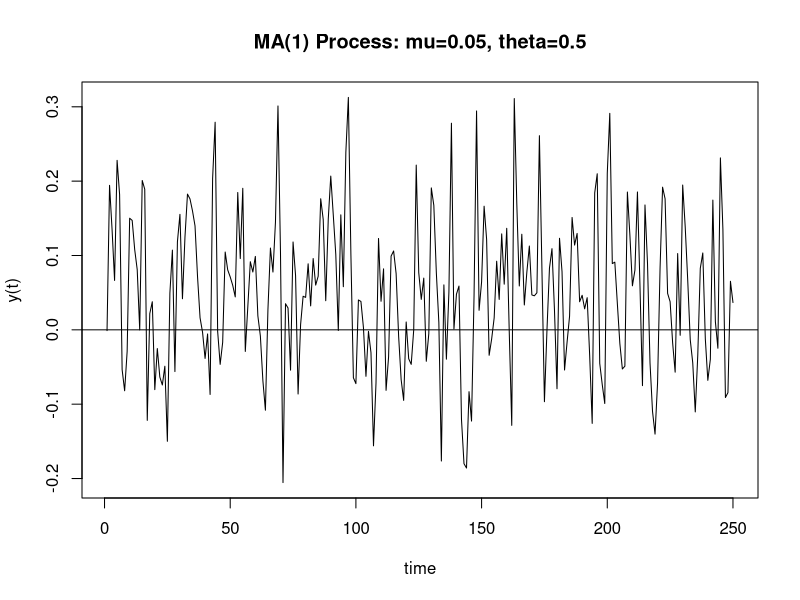
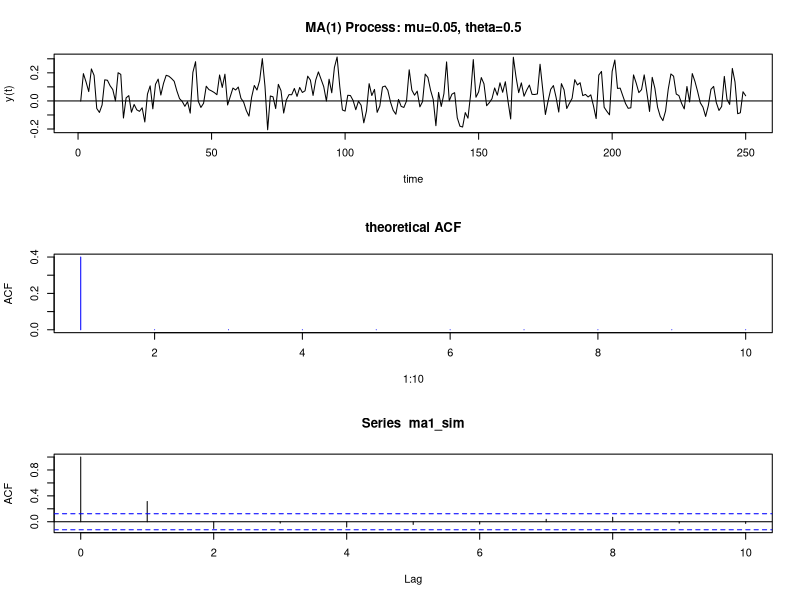
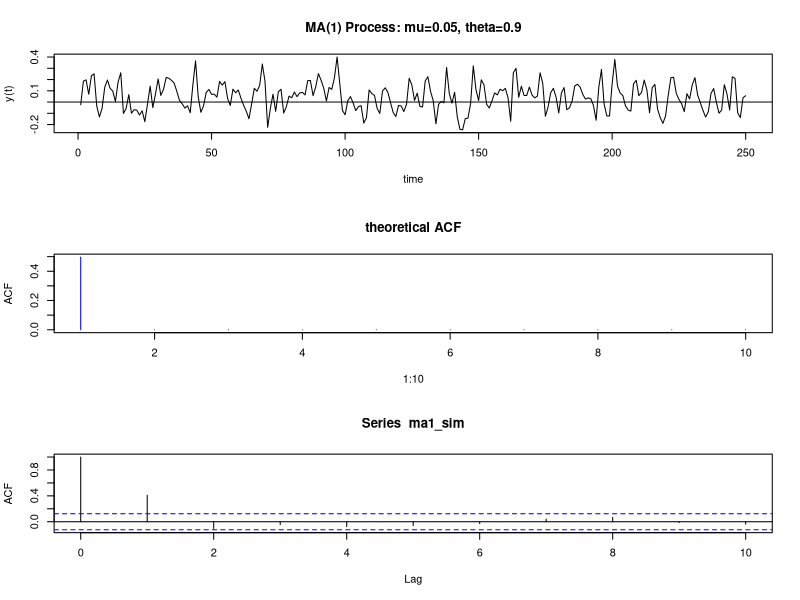
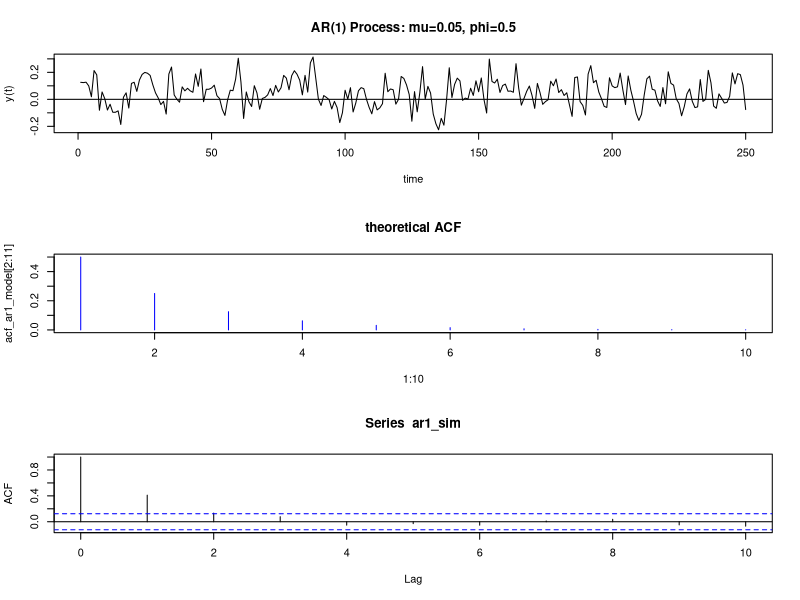

Generate these figures, in order, with R:
set.seed(123);
# Simulate 250 observations from the described MA(1) model
ma1_sim = arima.sim(model = list(ma=0.5), n = 250, mean = 0, sd = 0.1) + .05

plot(ma1_sim, main = "MA(1) Process: mu=0.05, theta=0.5", type = "l", xlab = 
       "time", ylab = "y(t)")
lines(abline(h = 0))

# Use the ARMAacf function to calculate the theoretical autocorrelations up to lag 10. Assign the result to acf_ma1_model.
set.seed(123);
# Simulate 250 observations from the described MA(1) model
ma1_sim = arima.sim(model=list(ma=0.5), n=250, mean=0, sd=0.1) + 0.05;
# Generate the theoretical ACF with upto lag 10
acf_ma1_model <- ARMAacf(ma = 0.5, lag.max = 10)

# Split plotting window in three rows
par(mfrow=c(3,1))
# First plot: The simulated observations
plot(ma1_sim, type="l",main="MA(1) Process: mu=0.05, theta=0.5",xlab="time",ylab="y(t)")
abline(h=0)
# Second plot: Theoretical ACF
plot(1:10, acf_ma1_model[2:11], type="h", col="blue",  ylab="ACF", main="theoretical ACF")
# Third plot: Sample ACF
tmp = acf(ma1_sim, lag.max = 10)
# Reset graphical window to only one graph
par(mfrow=c(1,1))

rho1 <- function(rho){rho/(1 + rho^2)}
rho1(.9)
# Use the ARMAacf function to calculate the theoretical autocorrelations up to lag 10. Assign the result to acf_ma1_model.
set.seed(123);
rho <- .9
# Simulate 250 observations from the described MA(1) model
ma1_sim = arima.sim(model=list(ma=0.9), n=250, mean=0, sd=0.1) + 0.05;
# Generate the theoretical ACF with upto lag 10
acf_ma1_model <- ARMAacf(ma = 0.9, lag.max = 10)

# Split plotting window in three rows
par(mfrow=c(3,1))
# First plot: The simulated observations
plot(ma1_sim, type="l",main="MA(1) Process: mu=0.05, theta=0.9",xlab="time",ylab="y(t)")
abline(h=0)
# Second plot: Theoretical ACF
plot(1:10, acf_ma1_model[2:11], type="h", col="blue",  ylab="ACF", main="theoretical ACF")
# Third plot: Sample ACF
tmp = acf(ma1_sim, lag.max = 10)
# Reset graphical window to only one graph
par(mfrow=c(1,1))

set.seed(123);
# Simulate 250 observations from the described AR(1) model
ar1_sim = arima.sim(model=list(ar=0.5), n=250, mean=0, sd=0.1) + 0.05;
# Generate the theoretical ACF with ten lags
acf_ar1_model = ARMAacf(ar = 0.5, lag.max = 10)

# Split plotting window in three rows
par(mfrow=c(3,1))
# Generate the same three graphs as in the previous exercise 
# First plot: The simulated observations
plot(ar1_sim, type="l", main="AR(1) Process: mu=0.05, phi=0.5",xlab="time",ylab="y(t)")
abline(h=0)
# Second plot: Theoretical AFC
plot(1:10, acf_ar1_model[2:11], type="h", col="blue", main="theoretical ACF")
# Third plot: Sample AFC
tmp = acf(ar1_sim, lag.max = 10)
# Reset plotting window to default
par(mfrow=c(1,1));
